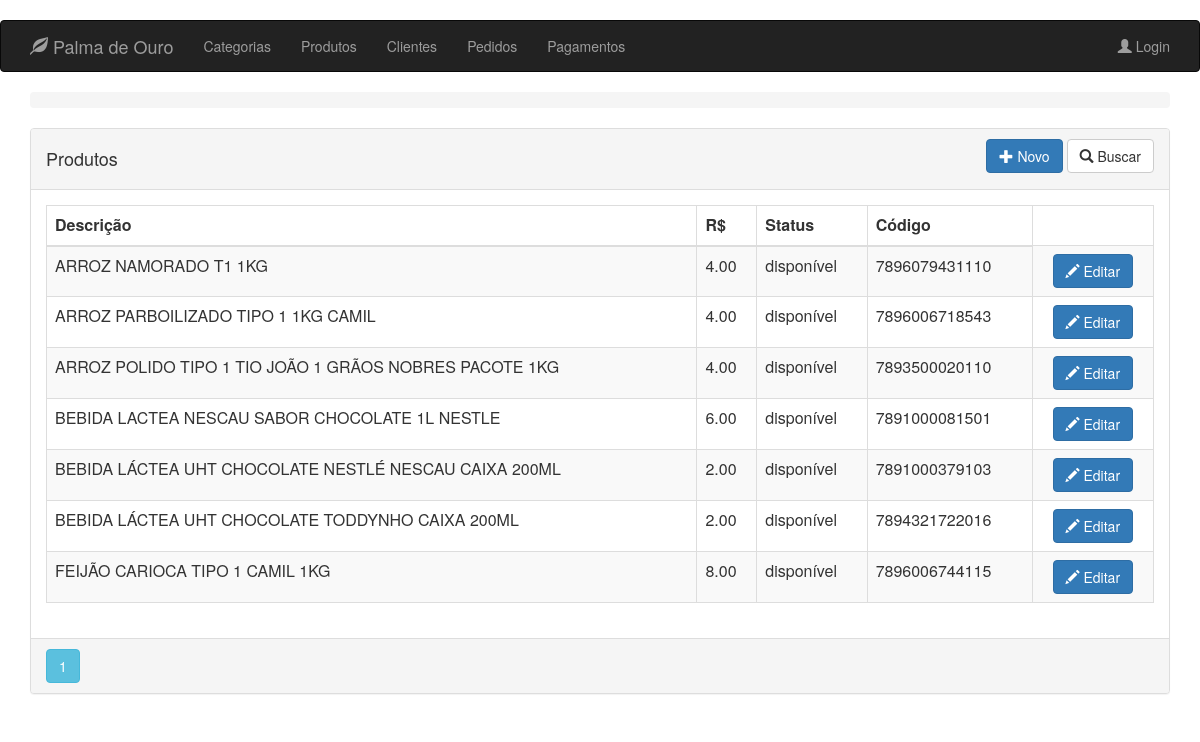
/product, run on an earlier commit of the app's database.
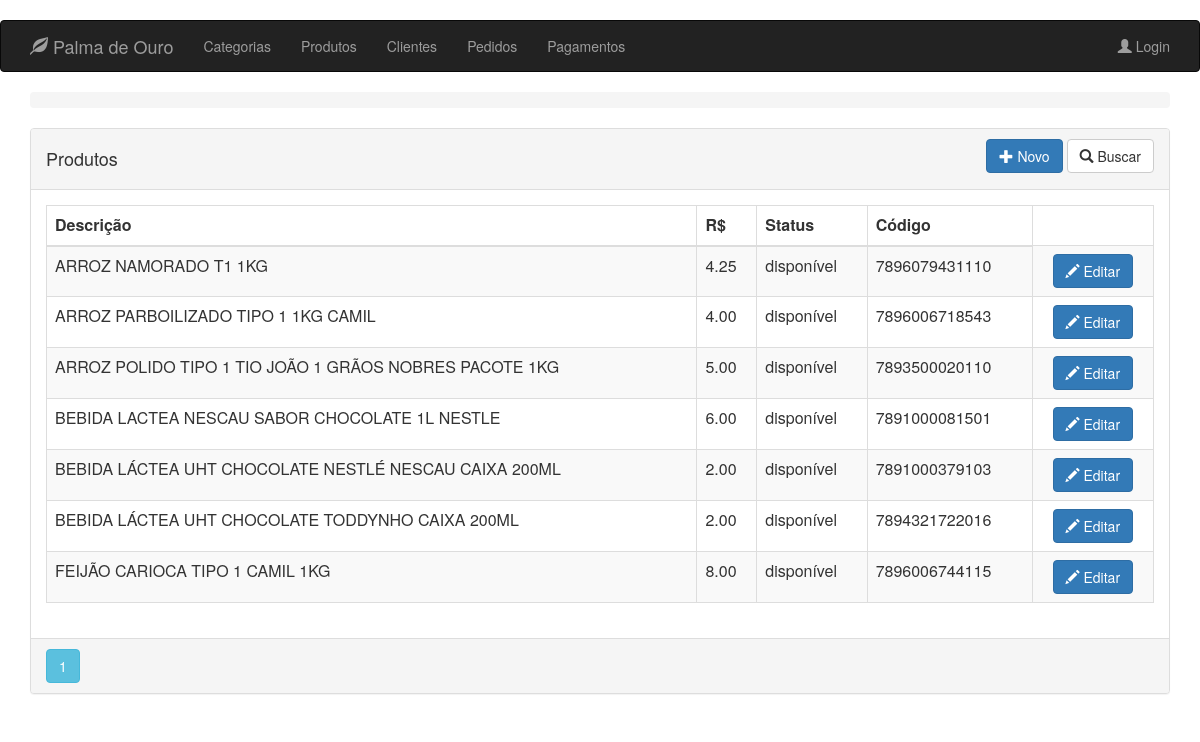
And on a later commit of the database.
### app/models.py (models this page shows, shortened)
class Product(db.Model):
    __tablename__ = 'products'
    id = db.Column(db.Integer, primary_key=True)
    description = db.Column(db.String(64))
    image_file = db.Column(db.String(32), default='default.jpg')
    unit_cost = db.Column(db.Numeric(6, 2), nullable=False)
    is_available = db.Column(db.Boolean, nullable=False)
    code = db.Column(db.String(13), unique=True, nullable=False)
    category_id = db.Column(db.Integer, ForeignKey('categories.id'), nullable=False)
    category = relationship("Category", backref=backref('products', order_by=description))
    __table_args__ = (CheckConstraint(unit_cost >= 0.00, name='unit_cost_positive'),)

### app/routes/product/routes.py (the view)
@blueprint_product.route('/product', methods=['GET'])
@register_breadcrumb(blueprint_product, '.', 'Produtos')
def get_products():
    page = request.args.get('page', 1, type=int)
    products = Product.query.order_by(Product.description).paginate(page=page, per_page=10)
    return render_template('product/list.html', all_products=products)

### app/templates/product/list.html (shortened to what this page needs)
{% extends "base.html" %}
{% block page_content %}
<div class="panel panel-default">
    <div class="panel-heading">
        <div class="row">
            <div class="col col-xs-6">
                <h4>Produtos</h4>
            </div>
            <div class="col col-xs-6 text-right">
                <a href="{{ url_for('blueprint_product.new_product') }}"
                   class="btn btn-primary">
                    <span class="glyphicon glyphicon-plus"></span>
                    Novo
                </a>
                <a href="{{ url_for('blueprint_product.search_product') }}"
                   class="btn btn-default">
                    <span class="glyphicon glyphicon-search"></span>
                    Buscar
                </a>
            </div>
            <div class="btn-group col-md-4 text-right">
            </div>
        </div>
    </div>
    <div class="panel-body">
        <table class="table table-striped table-responsive table-bordered">
            <thead>
                <tr>
                    <th>Descrição</th>
                    <th>R$</th>
                    <th>Status</th>
                    <th>Código</th>
                </tr>
            </thead>
            <tbody>
                {% for product in all_products.items %}
                <tr>
                    <td>{{ product.description }}</td>
                    <td>{{ product.unit_cost }}</td>
                    {% if product.is_available %}
                    <td>disponível</td>
                    {% else %}
                    <td>indisponível</td>
                    {% endif %}
                    <td>{{ product.code }}</td>
                    <td align="center">
                        <a href="{{ url_for('blueprint_product.update_product',id=product.id) }}"
                           class="btn btn-primary">
                            <i class="glyphicon glyphicon-pencil"></i> Editar
                        </a>
                    </td>
                </tr>
                {% endfor %}
            </tbody>
        </table>
    </div>
    <div class="panel-footer p-0">
        {% for page_number in all_products.iter_pages(left_edge=1,right_edge=1,left_current=1,right_current=2) %}
        {% if page_number %}
        {% if all_products.page == page_number %}
        <a class="btn btn-info mb-4"
           href="{{ url_for('blueprint_product.get_products',page=page_number) }}">{{ page_number }}</a>
        {% else %}
        <a class="btn btn-outline-info mb-4"
           href="{{ url_for('blueprint_product.get_products',page=page_number) }}">{{ page_number }}</a>
        {% endif %}
        {% else %}
        ...
        {% endif %}
        {% endfor %}
    </div>
</div>
{% endblock %}

### app/templates/base.html (shortened to what this page needs)
﻿{% extends "bootstrap/base.html" %}
    {% block head %}
    {{ super() }}
    {% endblock %}
    {% block navbar %}
    <header>
        <nav class="navbar navbar-inverse">
            <div class="container">
                <div class="navbar-header">
                    <a class="navbar-brand" href="{{ url_for('blueprint_client.get_clients') }}">
                        <span class="glyphicon glyphicon-leaf"></span> Palma de Ouro
                    </a>
                </div>
                <ul class="nav navbar-nav">
                    <li>
                        <a class="nav-item nav-link"
                           href="{{ url_for('blueprint_category.get_categories') }}">Categorias</a>
                    </li>
                    <li>
                        <a class="nav-item nav-link" href="{{ url_for('blueprint_product.get_products') }}">Produtos</a>
                    </li>
                    <li>
                        <a class="nav-item nav-link"
                           href="{{ url_for('blueprint_client.get_clients') }}">Clientes</a>
                    </li>
                    <li>
                        <a class="nav-item nav-link"
                           href="{{ url_for('blueprint_order.get_orders') }}">Pedidos</a>
                    </li>
                    <li>
                        <a class="nav-item nav-link"
                           href="{{ url_for('blueprint_payment.get_payment') }}">Pagamentos</a>
                    </li>
                </ul>
                <ul class="nav navbar-nav navbar-right">
                    {% if current_user.is_authenticated %}
                    <li>
                        <a class="nav-item nav-link" href="{{ url_for('blueprint_clerk.account') }}">
                            <span class="glyphicon glyphicon-user"></span>
                            {{ current_user.name }}
                        </a>
                        <div id="clerk-id" data-url="{{ current_user.id }}"></div>
                    </li>
                    <li>
                        <a class="nav-item nav-link" href="{{ url_for('blueprint_clerk.logout') }}">
                            <span class="glyphicon glyphicon-log-in"></span>
                            Logout
                        </a>
                    </li>
                    {% else %}
                    <li>
                        <a class="nav-item nav-link" href="{{ url_for('blueprint_clerk.login') }}">
                            <span class="glyphicon glyphicon-user"></span> Login
                        </a>
                    </li>
                    {% endif %}
                </ul>
            </div>
        </nav>
        <div class="container pt-3">
            <nav aria-label="breadcrumb">
                <ol class="breadcrumb primary-color">
                </ol>
            </nav>
        </div>
    </header>
    {% endblock %}
        {% block content  %}
        <div class="container pt-3">
            {% block page_content %}
            {% endblock %}
        </div>
        {% endblock %}

What changed in the data, as far as the page shows it:
changed Product "ARROZ NAMORADO T1 1KG": unit_cost "4.00" → "4.25"
changed Product "ARROZ POLIDO TIPO 1 TIO JOÃO 1 GRÃOS NOBRES PACOTE 1KG": unit_cost "4.00" → "5.00"
